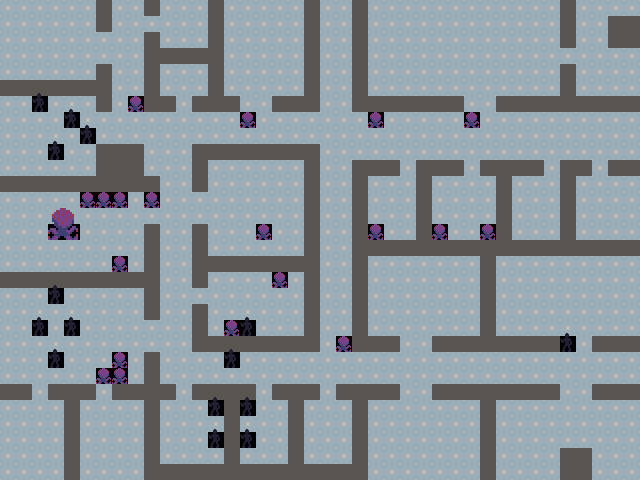

A 2D game scene composited from a Tiled map and its tileset images. What follows is a short description and the map's XML, with every tile layer's data as written:
An orthogonal 40x30 tile map with 16x16 px tiles, 1 tile layer (Tile Layer 1).

<map version="1.10" tiledversion="1.10.2" orientation="orthogonal" renderorder="right-down" width="40" height="30" tilewidth="16" tileheight="16" infinite="0" nextlayerid="2" nextobjectid="1">
 <tileset firstgid="1" source="tileset1.tsx" />
 <layer id="1" name="Tile Layer 1" width="40" height="30">
  <data encoding="csv">
7,7,7,7,7,7,4,9,9,4,7,7,7,4,7,7,7,7,7,4,9,9,4,8,8,8,8,8,8,8,8,8,8,8,8,4,7,7,7,7,
7,7,7,7,7,7,4,9,9,7,7,7,7,4,7,7,7,7,7,4,9,9,4,8,8,8,8,8,8,8,8,8,8,8,8,4,7,7,4,4,
7,7,7,7,7,7,7,9,9,4,7,7,7,4,7,7,7,7,7,4,9,9,4,8,8,8,8,8,8,8,8,8,8,8,8,4,7,7,4,4,
7,7,7,7,7,7,7,9,9,4,4,4,4,4,7,7,7,7,7,4,9,9,4,8,8,8,8,8,8,8,8,8,8,8,8,7,7,7,7,7,
7,7,7,7,7,7,4,9,9,4,7,7,7,4,7,7,7,7,7,4,9,9,4,8,8,8,8,8,8,8,8,8,8,8,8,4,7,7,7,7,
4,4,4,4,4,4,4,9,9,4,7,7,7,4,7,7,7,7,7,4,9,9,4,8,8,8,8,8,8,8,8,8,8,8,8,4,7,7,7,7,
7,7,3,7,7,7,4,9,1,4,4,7,4,4,4,7,7,4,4,4,9,9,4,4,4,4,4,4,4,8,8,4,4,4,4,4,4,4,4,4,
7,7,7,7,3,7,7,9,9,9,9,9,9,9,9,1,9,9,9,9,9,9,9,1,9,9,9,9,9,1,9,9,9,9,9,9,9,9,9,9,
7,7,7,7,7,3,7,9,9,9,9,9,9,9,9,9,9,9,9,9,9,9,9,9,9,9,9,9,9,9,9,9,9,9,9,9,9,9,9,9,
7,7,7,3,7,7,4,4,4,9,9,9,4,4,4,4,4,4,4,4,9,9,9,9,9,9,9,9,9,9,9,9,9,9,9,9,9,9,9,9,
7,7,7,7,7,7,4,4,4,9,9,9,4,7,7,7,7,7,7,4,9,9,4,4,4,7,4,4,4,7,4,4,4,4,7,4,4,7,4,4,
4,4,4,4,4,4,4,4,4,4,9,9,4,7,7,7,7,7,7,4,9,9,4,7,7,7,4,7,7,7,7,4,7,7,7,4,7,7,7,7,
7,7,7,7,7,1,1,1,7,1,9,9,7,7,7,7,7,7,7,4,9,9,4,7,7,7,4,7,7,7,7,4,7,7,7,4,7,7,7,7,
7,7,7,7,7,7,7,7,7,7,9,9,7,7,7,7,7,7,7,4,9,9,4,7,7,7,4,7,7,7,7,4,7,7,7,4,7,7,7,7,
7,7,7,2,0,7,7,7,7,4,9,9,4,7,7,7,1,7,7,4,9,9,4,1,7,7,4,1,7,7,1,4,7,7,7,4,7,7,7,7,
7,7,7,7,7,7,7,7,7,4,9,9,4,7,7,7,7,7,7,4,9,9,4,4,4,4,4,4,4,4,4,4,4,4,4,4,4,4,4,4,
7,7,7,7,7,7,7,1,7,4,9,9,4,4,4,4,4,4,4,4,9,9,4,7,7,7,7,7,7,7,4,7,7,7,7,7,7,7,7,7,
4,4,4,4,4,4,4,4,4,4,9,9,4,7,7,7,7,1,7,4,9,9,4,7,7,7,7,7,7,7,4,7,7,7,7,7,7,7,7,7,
8,8,8,3,8,8,8,8,8,4,9,9,7,7,7,7,7,7,7,4,9,9,4,7,7,7,7,7,7,7,4,7,7,7,7,7,7,7,7,7,
8,8,8,8,8,8,8,8,8,4,9,9,4,7,7,7,7,7,7,4,9,9,4,7,7,7,7,7,7,7,4,7,7,7,7,7,7,7,7,7,
8,8,3,8,3,8,8,8,8,8,9,9,4,7,1,3,7,7,7,4,9,9,4,7,7,7,7,7,7,7,4,7,7,7,7,7,7,7,7,7,
8,8,8,8,8,8,8,8,8,8,9,9,4,4,4,4,4,4,4,4,9,1,4,4,4,7,7,4,4,4,4,4,4,4,4,3,7,4,4,4,
8,8,8,3,8,8,8,1,8,4,9,9,9,9,3,9,9,9,9,9,9,9,9,9,9,9,9,9,9,9,9,9,9,9,9,9,9,9,9,9,
8,8,8,8,8,8,1,1,8,4,9,9,9,9,9,9,9,9,9,9,9,9,9,9,9,9,9,9,9,9,9,9,9,9,9,9,9,9,9,9,
4,4,8,4,4,4,8,4,4,4,4,7,4,4,4,4,7,4,4,4,7,4,4,4,4,7,7,4,4,4,4,4,4,4,4,7,7,4,4,4,
8,8,8,8,4,8,8,8,8,4,7,7,7,3,4,3,7,7,4,7,7,7,4,7,7,7,7,7,7,7,4,7,7,7,7,7,7,7,7,7,
8,8,8,8,4,8,8,8,8,4,7,7,7,7,4,7,7,7,4,7,7,7,4,7,7,7,7,7,7,7,4,7,7,7,7,7,7,7,7,7,
8,8,8,8,4,8,8,8,8,4,7,7,7,3,4,3,7,7,4,7,7,7,4,7,7,7,7,7,7,7,4,7,7,7,7,7,7,7,7,7,
8,8,8,8,4,8,8,8,8,4,7,7,7,7,4,7,7,7,4,7,7,7,4,7,7,7,7,7,7,7,4,7,7,7,7,4,4,7,7,7,
8,8,8,8,4,8,8,8,8,4,4,4,4,4,4,4,4,4,4,4,4,4,4,7,7,7,7,7,7,7,4,7,7,7,7,4,4,7,7,7
</data>
 </layer>
</map>
